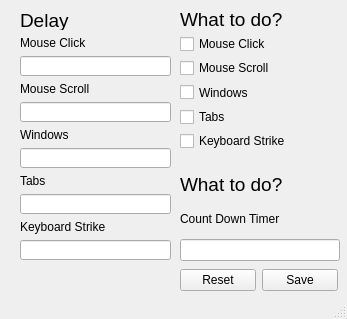
<?xml version="1.0" encoding="UTF-8"?>
<ui version="4.0">
 <class>SecondWindow</class>
 <widget class="QMainWindow" name="SecondWindow">
  <property name="geometry">
   <rect>
    <x>0</x>
    <y>0</y>
    <width>347</width>
    <height>319</height>
   </rect>
  </property>
  <property name="windowTitle">
   <string>MainWindow</string>
  </property>
  <widget class="QWidget" name="centralwidget">
   <widget class="QWidget" name="verticalLayoutWidget">
    <property name="geometry">
     <rect>
      <x>180</x>
      <y>10</y>
      <width>141</width>
      <height>140</height>
     </rect>
    </property>
    <layout class="QVBoxLayout" name="verticalLayout">
     <item>
      <widget class="QLabel" name="label">
       <property name="font">
        <font>
         <pointsize>14</pointsize>
        </font>
       </property>
       <property name="text">
        <string>What to do?</string>
       </property>
      </widget>
     </item>
     <item>
      <widget class="QCheckBox" name="clickTick">
       <property name="text">
        <string>Mouse Click</string>
       </property>
      </widget>
     </item>
     <item>
      <widget class="QCheckBox" name="scrollTick">
       <property name="text">
        <string>Mouse Scroll</string>
       </property>
      </widget>
     </item>
     <item>
      <widget class="QCheckBox" name="windowsTick">
       <property name="text">
        <string>Windows</string>
       </property>
      </widget>
     </item>
     <item>
      <widget class="QCheckBox" name="tabsTick">
       <property name="text">
        <string>Tabs</string>
       </property>
      </widget>
     </item>
     <item>
      <widget class="QCheckBox" name="strikeTick">
       <property name="text">
        <string>Keyboard Strike</string>
       </property>
      </widget>
     </item>
    </layout>
   </widget>
   <widget class="QWidget" name="verticalLayoutWidget_2">
    <property name="geometry">
     <rect>
      <x>20</x>
      <y>10</y>
      <width>151</width>
      <height>250</height>
     </rect>
    </property>
    <layout class="QVBoxLayout" name="verticalLayout_2">
     <item>
      <widget class="QLabel" name="label_5">
       <property name="font">
        <font>
         <pointsize>14</pointsize>
        </font>
       </property>
       <property name="text">
        <string>Delay</string>
       </property>
      </widget>
     </item>
     <item>
      <widget class="QLabel" name="label_2">
       <property name="text">
        <string>Mouse Click</string>
       </property>
      </widget>
     </item>
     <item>
      <widget class="QLineEdit" name="mouseEdit">
       <property name="inputMethodHints">
        <set>Qt::ImhDigitsOnly</set>
       </property>
       <property name="clearButtonEnabled">
        <bool>false</bool>
       </property>
      </widget>
     </item>
     <item>
      <widget class="QLabel" name="label_7">
       <property name="text">
        <string>Mouse Scroll</string>
       </property>
      </widget>
     </item>
     <item>
      <widget class="QLineEdit" name="mouseScroll"/>
     </item>
     <item>
      <widget class="QLabel" name="label_3">
       <property name="text">
        <string>Windows</string>
       </property>
      </widget>
     </item>
     <item>
      <widget class="QLineEdit" name="windowsChange"/>
     </item>
     <item>
      <widget class="QLabel" name="label_4">
       <property name="text">
        <string>Tabs</string>
       </property>
      </widget>
     </item>
     <item>
      <widget class="QLineEdit" name="tabsChange"/>
     </item>
     <item>
      <widget class="QLabel" name="label_6">
       <property name="text">
        <string>Keyboard Strike</string>
       </property>
      </widget>
     </item>
     <item>
      <widget class="QLineEdit" name="keyboardStrike"/>
     </item>
    </layout>
   </widget>
   <widget class="QWidget" name="verticalLayoutWidget_3">
    <property name="geometry">
     <rect>
      <x>180</x>
      <y>170</y>
      <width>160</width>
      <height>91</height>
     </rect>
    </property>
    <layout class="QVBoxLayout" name="verticalLayout_3">
     <item>
      <widget class="QLabel" name="label_8">
       <property name="font">
        <font>
         <pointsize>14</pointsize>
        </font>
       </property>
       <property name="text">
        <string>What to do?</string>
       </property>
      </widget>
     </item>
     <item>
      <widget class="QLabel" name="label_9">
       <property name="text">
        <string>Count Down Timer</string>
       </property>
      </widget>
     </item>
     <item>
      <widget class="QLineEdit" name="countdownTimer"/>
     </item>
    </layout>
   </widget>
   <widget class="QWidget" name="horizontalLayoutWidget">
    <property name="geometry">
     <rect>
      <x>180</x>
      <y>260</y>
      <width>158</width>
      <height>41</height>
     </rect>
    </property>
    <layout class="QHBoxLayout" name="horizontalLayout">
     <item>
      <widget class="QPushButton" name="resetButton">
       <property name="text">
        <string>Reset</string>
       </property>
      </widget>
     </item>
     <item>
      <widget class="QPushButton" name="saveButton">
       <property name="text">
        <string>Save</string>
       </property>
      </widget>
     </item>
    </layout>
   </widget>
  </widget>
  <widget class="QMenuBar" name="menubar">
   <property name="geometry">
    <rect>
     <x>0</x>
     <y>0</y>
     <width>347</width>
     <height>21</height>
    </rect>
   </property>
  </widget>
  <widget class="QStatusBar" name="statusbar"/>
 </widget>
 <resources/>
 <connections/>
</ui>
